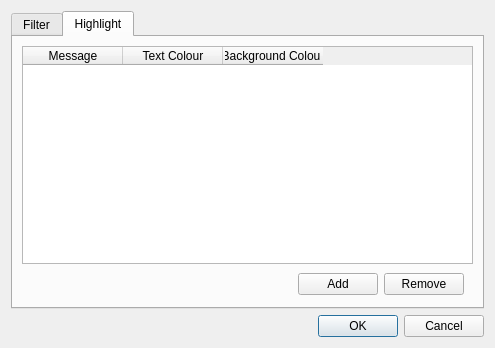
<?xml version="1.0" encoding="UTF-8"?>
<ui version="4.0">
 <class>MessageFilterDialog</class>
 <widget class="QDialog" name="MessageFilterDialog">
  <property name="geometry">
   <rect>
    <x>0</x>
    <y>0</y>
    <width>495</width>
    <height>348</height>
   </rect>
  </property>
  <property name="windowTitle">
   <string>Filter/Highlight Messages</string>
  </property>
  <layout class="QVBoxLayout" name="verticalLayout">
   <item>
    <widget class="QTabWidget" name="tabWidget">
     <property name="currentIndex">
      <number>1</number>
     </property>
     <widget class="QWidget" name="filterTab">
      <attribute name="title">
       <string>Filter</string>
      </attribute>
      <layout class="QGridLayout" name="gridLayout">
       <item row="0" column="0">
        <widget class="QLabel" name="label">
         <property name="text">
          <string>Include</string>
         </property>
        </widget>
       </item>
       <item row="0" column="2">
        <widget class="QLabel" name="label_2">
         <property name="text">
          <string>Exclude</string>
         </property>
        </widget>
       </item>
       <item row="1" column="1">
        <widget class="QWidget" name="widget" native="true">
         <layout class="QVBoxLayout" name="verticalLayout_2">
          <property name="leftMargin">
           <number>3</number>
          </property>
          <property name="rightMargin">
           <number>3</number>
          </property>
          <item>
           <spacer name="verticalSpacer">
            <property name="orientation">
             <enum>Qt::Vertical</enum>
            </property>
            <property name="sizeHint" stdset="0">
             <size>
              <width>20</width>
              <height>40</height>
             </size>
            </property>
           </spacer>
          </item>
          <item>
           <widget class="QPushButton" name="excludeButton">
            <property name="maximumSize">
             <size>
              <width>30</width>
              <height>16777215</height>
             </size>
            </property>
            <property name="text">
             <string>&gt;</string>
            </property>
           </widget>
          </item>
          <item>
           <widget class="QPushButton" name="includeButton">
            <property name="maximumSize">
             <size>
              <width>30</width>
              <height>16777215</height>
             </size>
            </property>
            <property name="text">
             <string>&lt;</string>
            </property>
           </widget>
          </item>
          <item>
           <spacer name="verticalSpacer_2">
            <property name="orientation">
             <enum>Qt::Vertical</enum>
            </property>
            <property name="sizeHint" stdset="0">
             <size>
              <width>20</width>
              <height>40</height>
             </size>
            </property>
           </spacer>
          </item>
         </layout>
        </widget>
       </item>
       <item row="1" column="0">
        <widget class="QListView" name="includeListView">
         <property name="editTriggers">
          <set>QAbstractItemView::NoEditTriggers</set>
         </property>
         <property name="selectionMode">
          <enum>QAbstractItemView::ExtendedSelection</enum>
         </property>
         <property name="verticalScrollMode">
          <enum>QAbstractItemView::ScrollPerPixel</enum>
         </property>
         <property name="horizontalScrollMode">
          <enum>QAbstractItemView::ScrollPerPixel</enum>
         </property>
         <property name="uniformItemSizes">
          <bool>true</bool>
         </property>
        </widget>
       </item>
       <item row="1" column="2">
        <widget class="QListView" name="excludeListView">
         <property name="editTriggers">
          <set>QAbstractItemView::NoEditTriggers</set>
         </property>
         <property name="selectionMode">
          <enum>QAbstractItemView::ExtendedSelection</enum>
         </property>
         <property name="verticalScrollMode">
          <enum>QAbstractItemView::ScrollPerPixel</enum>
         </property>
         <property name="horizontalScrollMode">
          <enum>QAbstractItemView::ScrollPerPixel</enum>
         </property>
         <property name="uniformItemSizes">
          <bool>true</bool>
         </property>
        </widget>
       </item>
      </layout>
     </widget>
     <widget class="QWidget" name="highlightTab">
      <attribute name="title">
       <string>Highlight</string>
      </attribute>
      <layout class="QVBoxLayout" name="verticalLayout_3">
       <item>
        <widget class="QTableWidget" name="highlightsTable">
         <property name="editTriggers">
          <set>QAbstractItemView::NoEditTriggers</set>
         </property>
         <property name="selectionBehavior">
          <enum>QAbstractItemView::SelectRows</enum>
         </property>
         <property name="verticalScrollMode">
          <enum>QAbstractItemView::ScrollPerPixel</enum>
         </property>
         <property name="horizontalScrollMode">
          <enum>QAbstractItemView::ScrollPerPixel</enum>
         </property>
         <property name="wordWrap">
          <bool>false</bool>
         </property>
         <attribute name="horizontalHeaderHighlightSections">
          <bool>false</bool>
         </attribute>
         <attribute name="verticalHeaderVisible">
          <bool>false</bool>
         </attribute>
         <attribute name="verticalHeaderHighlightSections">
          <bool>false</bool>
         </attribute>
         <attribute name="verticalHeaderVisible">
          <bool>false</bool>
         </attribute>
         <attribute name="horizontalHeaderHighlightSections">
          <bool>false</bool>
         </attribute>
         <attribute name="verticalHeaderHighlightSections">
          <bool>false</bool>
         </attribute>
         <column>
          <property name="text">
           <string>Message</string>
          </property>
         </column>
         <column>
          <property name="text">
           <string>Text Colour</string>
          </property>
         </column>
         <column>
          <property name="text">
           <string>Background Colour</string>
          </property>
         </column>
        </widget>
       </item>
       <item>
        <widget class="QWidget" name="widget_2" native="true">
         <layout class="QHBoxLayout" name="horizontalLayout">
          <property name="topMargin">
           <number>3</number>
          </property>
          <property name="bottomMargin">
           <number>3</number>
          </property>
          <item>
           <spacer name="horizontalSpacer">
            <property name="orientation">
             <enum>Qt::Horizontal</enum>
            </property>
            <property name="sizeHint" stdset="0">
             <size>
              <width>40</width>
              <height>20</height>
             </size>
            </property>
           </spacer>
          </item>
          <item>
           <widget class="QPushButton" name="addHighlightButton">
            <property name="text">
             <string>Add</string>
            </property>
           </widget>
          </item>
          <item>
           <widget class="QPushButton" name="removeHighlightButton">
            <property name="text">
             <string>Remove</string>
            </property>
           </widget>
          </item>
         </layout>
        </widget>
       </item>
      </layout>
     </widget>
    </widget>
   </item>
   <item>
    <widget class="QDialogButtonBox" name="dialogButtons">
     <property name="orientation">
      <enum>Qt::Horizontal</enum>
     </property>
     <property name="standardButtons">
      <set>QDialogButtonBox::Cancel|QDialogButtonBox::Ok</set>
     </property>
    </widget>
   </item>
  </layout>
 </widget>
 <resources/>
 <connections>
  <connection>
   <sender>dialogButtons</sender>
   <signal>accepted()</signal>
   <receiver>MessageFilterDialog</receiver>
   <slot>accept()</slot>
   <hints>
    <hint type="sourcelabel">
     <x>248</x>
     <y>254</y>
    </hint>
    <hint type="destinationlabel">
     <x>157</x>
     <y>274</y>
    </hint>
   </hints>
  </connection>
  <connection>
   <sender>dialogButtons</sender>
   <signal>rejected()</signal>
   <receiver>MessageFilterDialog</receiver>
   <slot>reject()</slot>
   <hints>
    <hint type="sourcelabel">
     <x>316</x>
     <y>260</y>
    </hint>
    <hint type="destinationlabel">
     <x>286</x>
     <y>274</y>
    </hint>
   </hints>
  </connection>
 </connections>
</ui>
